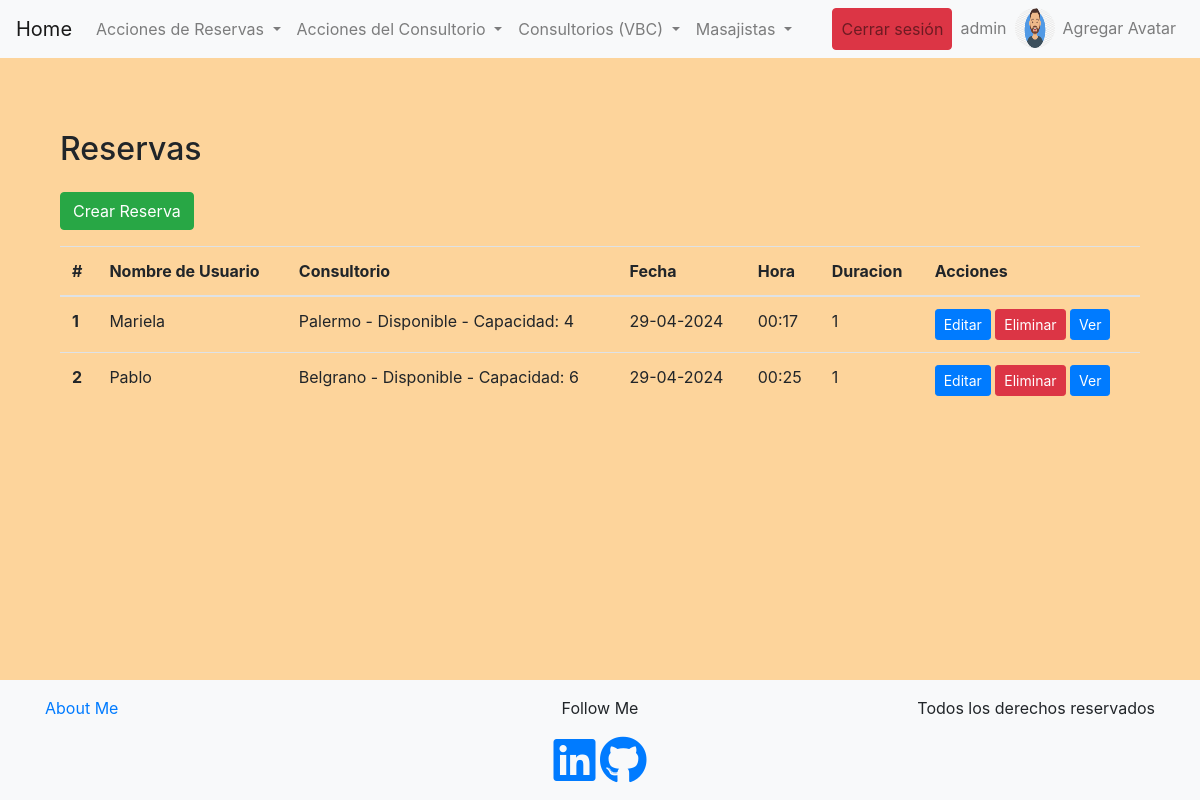
The app's page /bookings/list/ (signed in) with its own data.
### bookings/models.py (models this page shows, shortened)
class Avatar(models.Model):
    user = models.OneToOneField(User, on_delete=models.CASCADE, related_name='avatar')
    image = models.ImageField(upload_to='avatars/')

class Reserva(models.Model):
    nombre_de_usuario = models.CharField(max_length=50)
    consultorio = models.ForeignKey(Consultorio, on_delete=models.CASCADE, related_name='reservas')
    fecha = models.DateField(default=timezone.now)
    hora = models.TimeField(default=timezone.now)
    duracion = models.IntegerField(default=1)
    descripcion = models.TextField(blank=True, null=True, max_length=50)

class Consultorio(models.Model):
    nombre = models.CharField(max_length=100)
    disponible = models.BooleanField(default=True)
    capacidad = models.IntegerField()
    descripcion = models.TextField(blank=True, null=True, max_length=50)
    def __str__(self):
        return f"{self.nombre} - {'Disponible' if self.disponible else 'No Disponible'} - Capacidad: {self.capacidad}"

### bookings/views.py (the view)
# urls.py: path("list/", list_view, name= "bookings-list"),
@login_required
def list_view(request):
    reservas = Reserva.objects.all() #con este Reserva.objects.all() nos trae todos los objetos reserva de la base de datos
    contexto_dict = {'reservas': reservas}
    return render(request, "bookings/list.html", contexto_dict)

### bookings/templates/bookings/list.html (shortened to what this page needs)
{% extends 'bookings/base.html' %}
{% block content %}
<section class="py-5">
    <div class="container">
        <h2 class="mb-4">Reservas</h2>
            <div class="d-flex justify-content-between align-items-center mb-3">
                <a href="{% url 'crear-reserva-con-formulario' %}" class="btn btn-success">Crear Reserva</a>
            </div>
        <table class="table">
            <thead>
                <tr>
                    <th scope="col">#</th>
                    <th scope="col">Nombre de Usuario</th>
                    <th scope="col">Consultorio</th>
                    <th scope="col">Fecha</th>
                    <th scope="col">Hora</th>
                    <th scope="col">Duracion</th>
                    <th scope="col">Acciones</th>
                </tr>
            </thead>
            <tbody>
                {% for reserva in reservas %}
                <tr>
                    <th scope="row">{{ forloop.counter }}</th>
                    <td>{{ reserva.nombre_de_usuario }}</td>
                    <td>{{ reserva.consultorio }}</td>
                    <td>{{ reserva.fecha | date:"d-m-Y" }}</td>
                    <td>{{ reserva.hora | date:"H:i" }}</td>
                    <td>{{ reserva.duracion }}</td>
                    <td>
                        {% if user.is_authenticated and user.is_staff %}
                        <a href="{% url 'booking-update' reserva.id%}" class="btn btn-primary btn-sm">Editar</a>
                        <a href="{% url 'booking-delete' reserva.id %}" class="btn btn-danger btn-sm">Eliminar</a>
                        {% endif%}
                        <a href="/bookings/detail-booking/{{ reserva.id }}" class="btn btn-primary btn-sm">Ver</a>
                    </td>
                </tr>
                {% empty %}
                <tr>
                    <td colspan="7">No hay Reservas disponibles.</td>
                </tr>
                {% endfor %}
            </tbody>
        </table>
    </div>
</section>
{% endblock %}

### bookings/templates/bookings/base.html (shortened to what this page needs)
{% load static %}
<!DOCTYPE html>
<html lang="en">
<head>
    <link rel="stylesheet" href="https://stackpath.bootstrapcdn.com/bootstrap/4.5.2/css/bootstrap.min.css">
    <link rel="stylesheet" href="https://cdnjs.cloudflare.com/ajax/libs/font-awesome/5.15.4/css/all.min.css">
    <link rel="stylesheet" type="text/css" href="{% static 'css/styles.css' %}">
</head>
<body class="d-flex flex-column min-vh-100">
    <nav class="navbar navbar-expand-lg navbar-light bg-light">
        {% if user.is_authenticated %}
        <a class="navbar-brand" href="{% url 'home' %}">Home</a>
        {% endif %}
        <div class="collapse navbar-collapse" id="navbarNav">
            <ul class="navbar-nav mr-auto">
                {% if user.is_authenticated %}
                <li class="nav-item dropdown">
                    <a class="nav-link dropdown-toggle" href="#" id="reservasDropdown" role="button" data-toggle="dropdown"
                        aria-haspopup="true" aria-expanded="false">
                        Acciones de Reservas
                    </a>
                </li>
                <li class="nav-item dropdown">
                    <a class="nav-link dropdown-toggle" href="#" id="consultorioDropdown" role="button" data-toggle="dropdown"
                        aria-haspopup="true" aria-expanded="false">
                        Acciones del Consultorio
                    </a>
                </li>
                <li class="nav-item dropdown">
                    <a class="nav-link dropdown-toggle" href="#" id="navbarDropdownMenuLinkSala" role="button" data-toggle="dropdown"
                        aria-haspopup="true" aria-expanded="false">
                        Consultorios (VBC)
                    </a>
                </li>
                <li class="nav-item dropdown">
                    <a class="nav-link dropdown-toggle" href="#" id="navbarDropdownMenuLinkMasajista" role="button"
                        data-toggle="dropdown" aria-haspopup="true" aria-expanded="false">
                        Masajistas
                    </a>
                </li>
                {% endif %}
            </ul>
            <ul class="navbar-nav ml-auto">
                {% if user.is_authenticated %}
                <li class="nav-item">
                    <a class="nav-link btn btn-danger" href="{% url 'logout' %}">Cerrar sesión</a>
                </li>
                <li class="nav-item">
                    <a class="nav-link" href="{% url 'edit-profile'%}">{{user.username}}</a>
                </li>
                <li class="nav-item">
                    {% if user.avatar.image %}
                    <img src="{{ user.avatar.image.url }}" alt="Avatar" style="height: 40px; width: 40px; border-radius: 50%;">
                    {% endif %}
                    <li class="nav-item">
                        <a href="{% url 'avatar-edit' %}" class="nav-link">Agregar Avatar</a>
                    </li>
                </li>
                {% endif %}
            </ul>
        </div>
    </nav>
    <div class="container mt-4">
        {% block content %}{% endblock content %}
    </div>
    <footer class="mt-auto py-3 bg-light">
        <div class="container text-center">
            <div class="row">
                <div class="col-md-4 text-md-left">
                    <a href="{% url 'about-me' %}">About Me</a>
                </div>
                <div class="col-md-4">
                    <p>Follow Me</p>
                    <a href="https://www.linkedin.com/in/pablo-cala-152a46202/" target="_blank" class="footer-icons"><i class="fab fa-linkedin fa-3x"></i></a>
                    <a href="https://github.com/Pablocala98" target="_blank" class="footer-icons"><i class="fab fa-github fa-3x"></i></a>
                </div>
                <div class="col-md-4 text-md-right">
                    <p>Todos los derechos reservados</p>
                </div>
            </div>
        </div>
    </footer>
</body>
</html>

### bookings/static/css/styles.css (style rules this page uses)
body { background-color: rgb(253, 212, 155); }

### records on screen
Reserva: nombre_de_usuario "Mariela", consultorio "Palermo - Disponible - Capacidad: 4", fecha "29-04-2024", hora "00:17", duracion "1"
Reserva: nombre_de_usuario "Pablo", consultorio "Belgrano - Disponible - Capacidad: 6", fecha "29-04-2024", hora "00:25", duracion "1"

### other values on screen
{{ user.username }} "admin"
